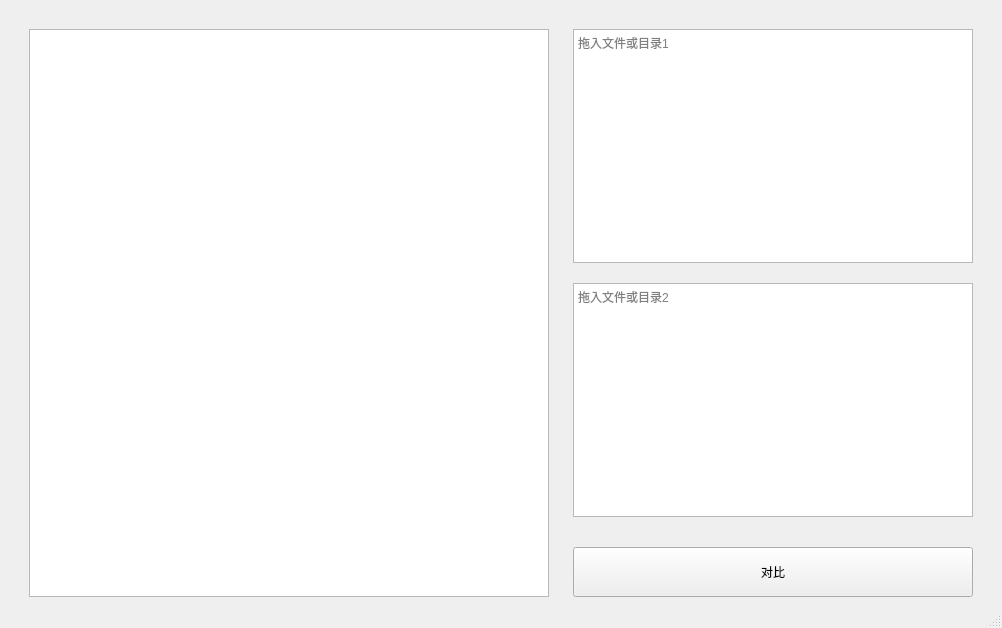
<?xml version="1.0" encoding="UTF-8"?>
<ui version="4.0">
 <class>MainWindow</class>
 <widget class="QMainWindow" name="MainWindow">
  <property name="geometry">
   <rect>
    <x>0</x>
    <y>0</y>
    <width>1002</width>
    <height>628</height>
   </rect>
  </property>
  <property name="minimumSize">
   <size>
    <width>1002</width>
    <height>628</height>
   </size>
  </property>
  <property name="windowTitle">
   <string>Emma表格对比工具</string>
  </property>
  <property name="windowIcon">
   <iconset>
    <normaloff>emma1.ico</normaloff>emma1.ico</iconset>
  </property>
  <widget class="QWidget" name="centralwidget">
   <layout class="QGridLayout" name="gridLayout">
    <item row="0" column="0">
     <layout class="QHBoxLayout" name="horizontalLayout">
      <property name="spacing">
       <number>30</number>
      </property>
      <property name="leftMargin">
       <number>20</number>
      </property>
      <property name="topMargin">
       <number>20</number>
      </property>
      <property name="rightMargin">
       <number>20</number>
      </property>
      <item>
       <widget class="QTextEdit" name="textEdit">
        <property name="minimumSize">
         <size>
          <width>520</width>
          <height>0</height>
         </size>
        </property>
       </widget>
      </item>
      <item>
       <layout class="QVBoxLayout" name="verticalLayout_2">
        <item>
         <layout class="QVBoxLayout" name="verticalLayout">
          <property name="spacing">
           <number>20</number>
          </property>
          <property name="bottomMargin">
           <number>0</number>
          </property>
          <item>
           <widget class="QTextEdit" name="textEdit_2">
            <property name="maximumSize">
             <size>
              <width>400</width>
              <height>3720</height>
             </size>
            </property>
            <property name="placeholderText">
             <string>拖入文件或目录1</string>
            </property>
           </widget>
          </item>
          <item>
           <widget class="QTextEdit" name="textEdit_3">
            <property name="maximumSize">
             <size>
              <width>400</width>
              <height>3720</height>
             </size>
            </property>
            <property name="placeholderText">
             <string>拖入文件或目录2</string>
            </property>
           </widget>
          </item>
         </layout>
        </item>
        <item>
         <widget class="QPushButton" name="pushButton">
          <property name="minimumSize">
           <size>
            <width>400</width>
            <height>50</height>
           </size>
          </property>
          <property name="maximumSize">
           <size>
            <width>400</width>
            <height>50</height>
           </size>
          </property>
          <property name="text">
           <string>对比</string>
          </property>
         </widget>
        </item>
       </layout>
      </item>
     </layout>
    </item>
   </layout>
  </widget>
  <widget class="QStatusBar" name="statusbar"/>
 </widget>
 <resources/>
 <connections/>
</ui>
